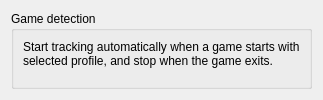
     <widget class="QWidget" name="tab_5">
      <attribute name="title">
       <string>Game detection</string>
      </attribute>
      <layout class="QVBoxLayout" name="verticalLayout_9">
       <item>
        <widget class="QGroupBox" name="groupBox_1">
         <property name="sizePolicy">
          <sizepolicy hsizetype="MinimumExpanding" vsizetype="MinimumExpanding">
           <horstretch>0</horstretch>
           <verstretch>0</verstretch>
          </sizepolicy>
         </property>
         <property name="title">
          <string>Game detection</string>
         </property>
         <property name="alignment">
          <set>Qt::AlignmentFlag::AlignLeading|Qt::AlignmentFlag::AlignLeft|Qt::AlignmentFlag::AlignTop</set>
         </property>
         <layout class="QVBoxLayout" name="verticalLayout_12">
          <item>
           <widget class="QLabel" name="label_24">
            <property name="sizePolicy">
             <sizepolicy hsizetype="Preferred" vsizetype="Maximum">
              <horstretch>0</horstretch>
              <verstretch>0</verstretch>
             </sizepolicy>
            </property>
            <property name="text">
             <string>Start tracking automatically when a game starts with selected profile, and stop when the game exits.</string>
            </property>
            <property name="wordWrap">
             <bool>true</bool>
            </property>
           </widget>
          </item>
          <item>
           <widget class="process_detector" name="game_detector" native="true">
            <property name="sizePolicy">
             <sizepolicy hsizetype="MinimumExpanding" vsizetype="MinimumExpanding">
              <horstretch>0</horstretch>
              <verstretch>0</verstretch>
             </sizepolicy>
            </property>
           </widget>
          </item>
         </layout>
        </widget>
       </item>
      </layout>
     </widget>
